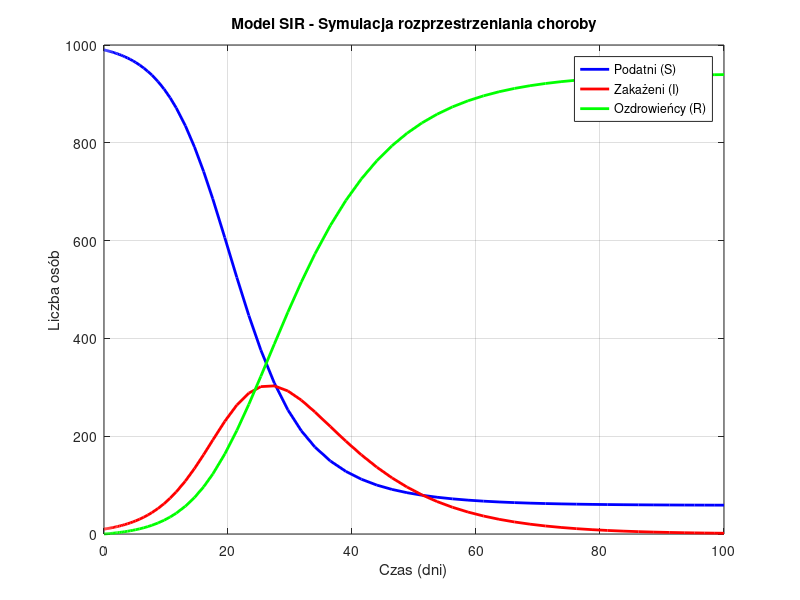
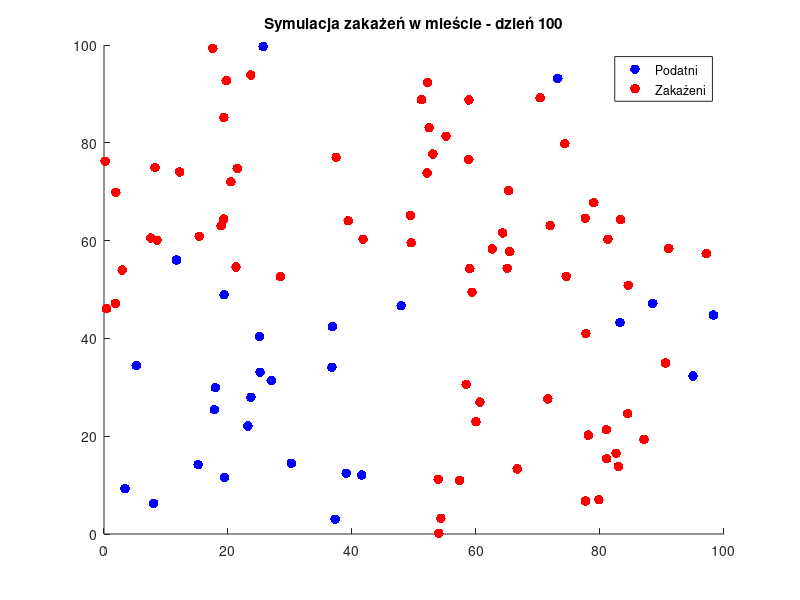

Source code (MATLAB) for these figures, in order:
clear all;
close all;

% Parametry symulacji
N = 1000;               % Całkowita populacja
I0 = 10;                % Początkowa liczba zakażonych
R0 = 0;                 % Początkowa liczba ozdrowieńców
S0 = N - I0 - R0;       % Początkowa liczba podatnych
beta = 0.3;             % Wskaźnik zakaźności
gamma = 0.1;            % Wskaźnik wyzdrowień
T = 100;                % Czas symulacji (w dniach)

% Warunki początkowe
y0 = [S0, I0, R0];

% Definicja równań różniczkowych
sir_model = @(t, y) [-beta * y(1) * y(2) / N;    % dS/dt
                      beta * y(1) * y(2) / N - gamma * y(2);  % dI/dt
                      gamma * y(2)];           % dR/dt

% Rozwiązanie równań różniczkowych
[t, y] = ode45(sir_model, [0 T], y0);

% Ekstrakcja wyników
S = y(:, 1);  % Liczba podatnych
I = y(:, 2);  % Liczba zakażonych
R = y(:, 3);  % Liczba ozdrowieńców

% Wizualizacja wyników
figure;
plot(t, S, 'b-', 'LineWidth', 2); hold on;
plot(t, I, 'r-', 'LineWidth', 2);
plot(t, R, 'g-', 'LineWidth', 2);
xlabel('Czas (dni)');
ylabel('Liczba osób');
legend('Podatni (S)', 'Zakażeni (I)', 'Ozdrowieńcy (R)');
title('Model SIR - Symulacja rozprzestrzeniania choroby');
grid on;

% Symulacja losowych interakcji
% Ustawienia środowiska miejskiego
num_individuals = 100;     % Liczba osób w mieście
city_size = [100, 100];    % Wymiary miasta (np. 100x100 jednostek)
infection_radius = 5;      % Zasięg zakażenia
prob_infection = 0.2;      % Prawdopodobieństwo zakażenia przy kontakcie

% Generacja początkowych pozycji
positions = rand(num_individuals, 2) .* city_size;
infected = false(num_individuals, 1);
infected(1:I0) = true;  % Początkowi zakażeni

% Animacja symulacji
figure;
for t = 1:T
    % Ruch losowy osób
    positions = positions + randn(num_individuals, 2);
    positions = mod(positions, city_size);  % Zapętlenie w granicach miasta
    
    % Sprawdzanie zakażeń
    for i = 1:num_individuals
        if infected(i)
            for j = 1:num_individuals
                if ~infected(j)
                    dist = norm(positions(i, :) - positions(j, :));
                    if dist < infection_radius && rand < prob_infection
                        infected(j) = true;
                    end
                end
            end
        end
    end
    
    % Rysowanie miasta
    clf;
    scatter(positions(~infected, 1), positions(~infected, 2), 50, 'b', 'filled'); hold on;
    scatter(positions(infected, 1), positions(infected, 2), 50, 'r', 'filled');
    xlim([0 city_size(1)]);
    ylim([0 city_size(2)]);
    title(['Symulacja zakażeń w mieście - dzień ', num2str(t)]);
    legend('Podatni', 'Zakażeni');
    drawnow;
end
